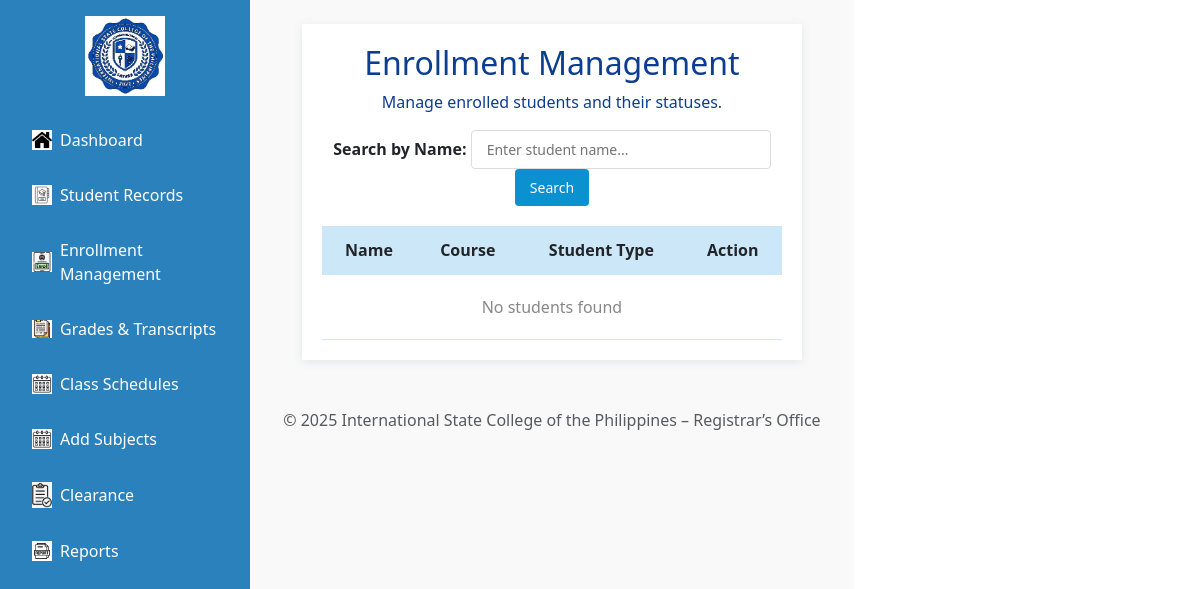
/Registrar/registrar.php?page=enrollment_management, run on an earlier commit of the app's database.
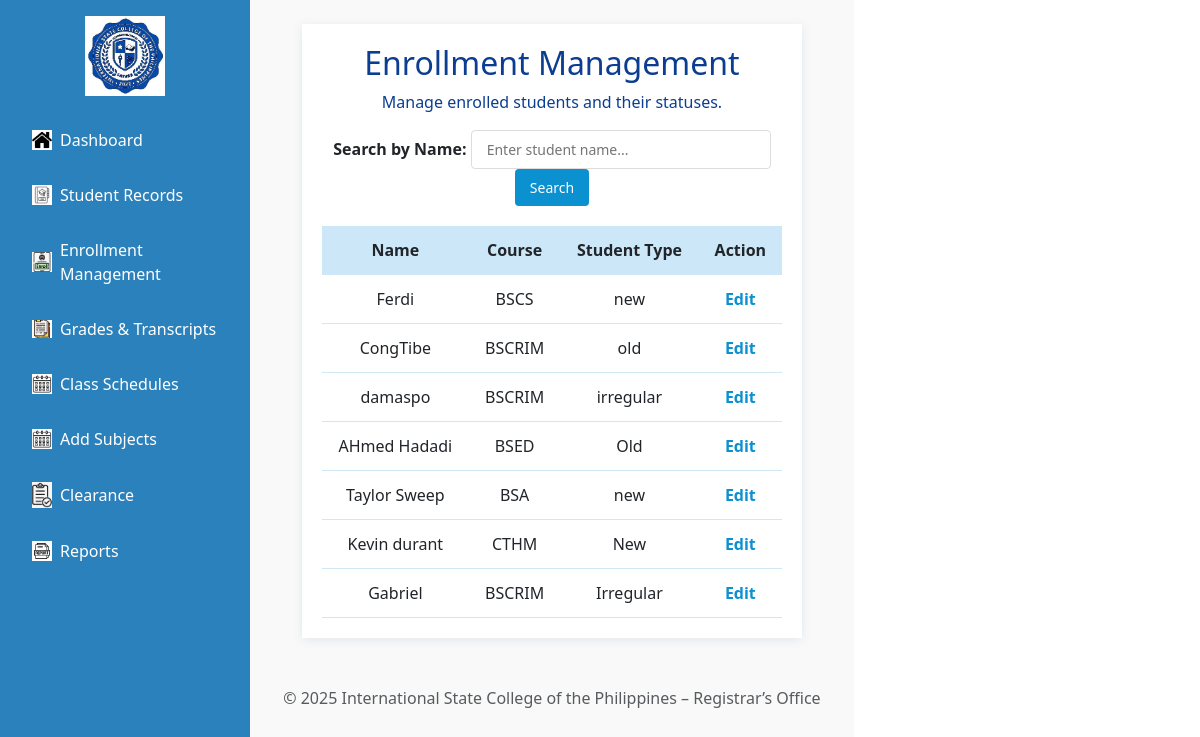
And on a later commit of the database.
### tables this page shows
CREATE TABLE `tbladmission_addstudent` (
  `Admission_ID` int(11) NOT NULL,
  `full_name` varchar(255) NOT NULL,
  `birthdate` date NOT NULL,
  `gender` varchar(20) NOT NULL,
  `nationality` varchar(50) NOT NULL,
  `religion` varchar(50) NOT NULL,
  `address` text NOT NULL,
  `province` varchar(100) NOT NULL,
  `zip` varchar(10) NOT NULL,
  `city` varchar(100) NOT NULL,
  `email` varchar(255) NOT NULL,
  `phone` varchar(20) NOT NULL,
  `photo` varchar(255) DEFAULT NULL,
  `fathers_name` varchar(255) NOT NULL,
  `fathers_occupation` varchar(255) NOT NULL,
  `father_contact` varchar(20) NOT NULL,
  `mothers_name` varchar(255) NOT NULL,
  `mothers_occupation` varchar(255) NOT NULL,
  `mother_contact` varchar(20) NOT NULL,
  `guardian_name` varchar(255) NOT NULL,
  `guardian_relationship` varchar(100) NOT NULL,
  `guardian_contact` varchar(20) NOT NULL,
  `applying_grade` varchar(20) NOT NULL,
  `prevschool` varchar(255) NOT NULL,
  `last_grade` varchar(20) NOT NULL,
  `course` varchar(100) NOT NULL,
  `student_type` varchar(50) NOT NULL,
  `confirm` tinyint(1) NOT NULL,
  `signature` varchar(255) DEFAULT NULL,
  `sigdate` date DEFAULT NULL,
  `signature_path` varchar(255) NOT NULL,
  `document_path` varchar(255) NOT NULL,
  `document_name` varchar(255) NOT NULL,
  `status` varchar(255) DEFAULT 'Pending'
);

### Registrar/pages/enrollment_management.php (the view, shortened to what this page needs)
<?php
$servername = "localhost";
$username = "root";
$password = "";
$dbname = "iscpdb";
$conn = new mysqli($servername, $username, $password, $dbname);
$search_term = isset($_GET['search']) ? $_GET['search'] : '';
$sql = "
    SELECT
        Admission_ID,
        full_name,
        course,
        student_type
    FROM tbladmission_addstudent
";
$sql .= " ORDER BY Admission_ID DESC";
$stmt = $conn->prepare($sql);
$stmt->execute();
$result = $stmt->get_result();
?>
<!DOCTYPE html>
<html>
<head>
</head>
<body>
<div class="container">
    <h2>Enrollment Management</h2>
    <p>Manage enrolled students and their statuses.</p>
    <form method="GET" action="registrar.php" class="filter-form">
        <label><strong>Search by Name:</strong></label>
        <input type="text" name="search" placeholder="Enter student name..." value="<?= htmlspecialchars($search_term) ?>">
        <button type="submit">Search</button>
    </form>
    <table>
        <thead>
            <tr>
                <th>Name</th>
                <th>Course</th>
                <th>Student Type</th>
                <th>Action</th>
            </tr>
        </thead>
        <tbody>
            <?php if ($result && $result->num_rows > 0): ?>
                <?php while ($student = $result->fetch_assoc()): ?>
                    <tr>
                        <td><?= htmlspecialchars($student['full_name']) ?></td>
                        <td><?= htmlspecialchars(isset($student['course']) ? $student['course'] : 'N/A') ?></td>
                        <td><?= htmlspecialchars(isset($student['student_type']) ? $student['student_type'] : 'N/A') ?></td>
                        <td><a href="pages/edit_enrollment.php?student_id=<?= $student['Admission_ID'] ?>">Edit</a></td>
                    </tr>
                <?php endwhile; ?>
            <?php else: ?>
                <tr><td colspan="4" class="no-data">No students found<?= !empty($search_term) ? ' matching "' . htmlspecialchars($search_term) . '"' : '' ?></td></tr>
            <?php endif; ?>
        </tbody>
    </table>
</div>
</body>
</html>

What changed in the data, as far as the page shows it:
added tbladmission_addstudent: full_name "Ferdi", course "BSCS", student_type "new"
added tbladmission_addstudent: full_name "CongTibe", course "BSCRIM", student_type "old"
added tbladmission_addstudent: full_name "damaspo", course "BSCRIM", student_type "irregular"
added tbladmission_addstudent: full_name "AHmed Hadadi", course "BSED", student_type "Old"
added tbladmission_addstudent: full_name "Taylor Sweep", course "BSA", student_type "new"
added tbladmission_addstudent: full_name "Kevin durant", course "CTHM", student_type "New"
added tbladmission_addstudent: full_name "Gabriel", course "BSCRIM", student_type "Irregular"
Also different on the page:
text no longer shown: "No students found"
